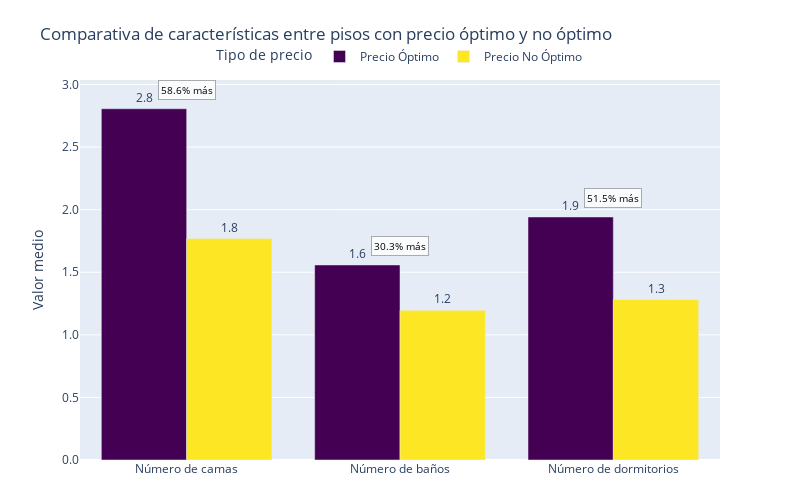
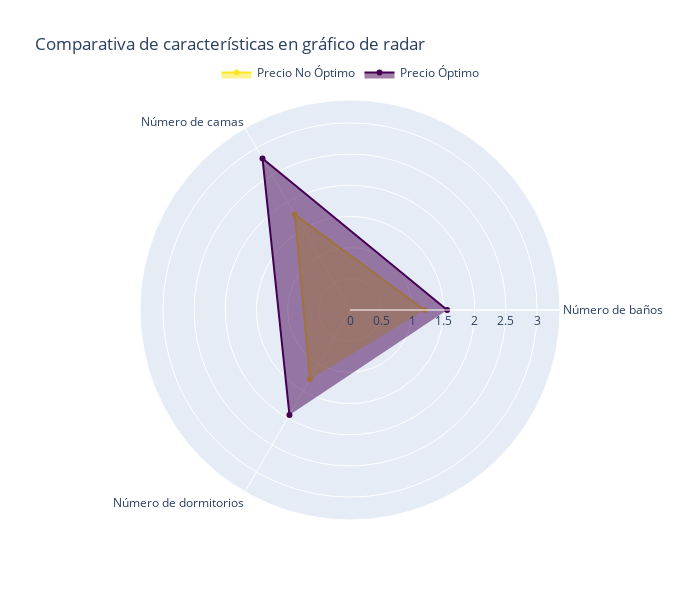

The cell these charts' notebook holds for them, in order:
### Markdown cell above
## ¿Qué características tienen los pisos con precios óptimos

### Code cell
variables = ["beds", "bathrooms", "bedrooms"]
stats_df = pd.DataFrame()

for var in variables:
    media_optimo = df[df["precio_optimo"] == True][var].mean()
    media_no_optimo = df[df["precio_optimo"] == False][var].mean()
    
    stats_df = pd.concat([stats_df, pd.DataFrame({
        'variable': [var, var],
        'grupo': ['Precio Óptimo', 'Precio No Óptimo'],
        'valor_medio': [media_optimo, media_no_optimo]
    })])

nombre_variables = {
    "beds": "Número de camas",
    "bathrooms": "Número de baños",
    "bedrooms": "Número de dormitorios"
}

stats_df['variable_nombre'] = stats_df['variable'].map(nombre_variables)

fig = px.bar(
    stats_df, 
    x='variable_nombre', 
    y='valor_medio', 
    color='grupo',
    barmode='group',
    title='Comparativa de características entre pisos con precio óptimo y no óptimo',
    labels={'valor_medio': 'Valor medio', 'variable_nombre': 'Característica', 'grupo': 'Tipo de precio'},
    color_discrete_map={'Precio Óptimo': '#440154', 'Precio No Óptimo': '#FDE725'}
)

fig.update_traces(texttemplate='%{y:.1f}', textposition='outside')

fig.update_layout(
    legend=dict(orientation='h', yanchor='top', y=1.1, xanchor='center', x=0.5),
    yaxis=dict(title='Valor medio', tickformat='.1f'),
    xaxis=dict(title=None),
    margin=dict(t=80, b=40),
    height=500,
    width=800
)

for var in nombre_variables.values():
    subset = stats_df[stats_df['variable_nombre'] == var]
    valor_optimo = subset[subset['grupo'] == 'Precio Óptimo']['valor_medio'].values[0]
    valor_no_optimo = subset[subset['grupo'] == 'Precio No Óptimo']['valor_medio'].values[0]
    
    if valor_no_optimo > 0:
        pct_diff = ((valor_optimo - valor_no_optimo) / valor_no_optimo) * 100
        direccion = "más" if pct_diff > 0 else "menos"
        
        fig.add_annotation(
            x=var,
            y=max(valor_optimo, valor_no_optimo) + 0.15,
            text=f"{abs(pct_diff):.1f}% {direccion}",
            showarrow=False,
            font=dict(size=10, color="black"),
            bgcolor="rgba(255, 255, 255, 0.8)",
            bordercolor="rgba(0, 0, 0, 0.3)",
            borderwidth=1,
            borderpad=2
        )

fig.show()

radar_df = stats_df.pivot(index='grupo', columns='variable_nombre', values='valor_medio').reset_index()

fig_radar = go.Figure()

for i, grupo in enumerate(radar_df['grupo']):
    fig_radar.add_trace(go.Scatterpolar(
        r=radar_df.iloc[i, 1:].values.tolist(),
        theta=radar_df.columns[1:].tolist(),
        fill='toself',
        name=grupo,
        line_color='#440154' if grupo == 'Precio Óptimo' else '#FDE725'
    ))

fig_radar.update_layout(
    polar=dict(
        radialaxis=dict(
            visible=True,
            range=[0, stats_df['valor_medio'].max() * 1.2]
        )
    ),
    title='Comparativa de características en gráfico de radar',
    showlegend=True,
    legend=dict(orientation='h', yanchor='top', y=1.1, xanchor='center', x=0.5),
    height=600,
    width=700
)

fig_radar.show()

### Figure 1 — Plotly figure (JSON) as saved in the notebook; plotly's stock layout.template omitted (floating-point values rounded to 4 significant figures)
{"data": [{"alignmentgroup": "True", "hovertemplate": "Tipo de precio=Precio Óptimo<br>Característica=%{x}<br>Valor medio=%{y}<extra></extra>", "legendgroup": "Precio Óptimo", "marker": {"color": "#440154", "pattern": {"shape": ""}}, "name": "Precio Óptimo", "offsetgroup": "Precio Óptimo", "orientation": "v", "showlegend": true, "textposition": "outside", "texttemplate": "%{y:.1f}", "type": "bar", "x": ["Número de camas", "Número de baños", "Número de dormitorios"], "xaxis": "x", "y": [2.806, 1.558, 1.942], "yaxis": "y"}, {"alignmentgroup": "True", "hovertemplate": "Tipo de precio=Precio No Óptimo<br>Característica=%{x}<br>Valor medio=%{y}<extra></extra>", "legendgroup": "Precio No Óptimo", "marker": {"color": "#FDE725", "pattern": {"shape": ""}}, "name": "Precio No Óptimo", "offsetgroup": "Precio No Óptimo", "orientation": "v", "showlegend": true, "textposition": "outside", "texttemplate": "%{y:.1f}", "type": "bar", "x": ["Número de camas", "Número de baños", "Número de dormitorios"], "xaxis": "x", "y": [1.769, 1.195, 1.282], "yaxis": "y"}], "layout": {"annotations": [{"bgcolor": "rgba(255, 255, 255, 0.8)", "bordercolor": "rgba(0, 0, 0, 0.3)", "borderpad": 2, "borderwidth": 1, "font": {"color": "black", "size": 10}, "showarrow": false, "text": "58.6% más", "x": "Número de camas", "y": 2.956}, {"bgcolor": "rgba(255, 255, 255, 0.8)", "bordercolor": "rgba(0, 0, 0, 0.3)", "borderpad": 2, "borderwidth": 1, "font": {"color": "black", "size": 10}, "showarrow": false, "text": "30.3% más", "x": "Número de baños", "y": 1.708}, {"bgcolor": "rgba(255, 255, 255, 0.8)", "bordercolor": "rgba(0, 0, 0, 0.3)", "borderpad": 2, "borderwidth": 1, "font": {"color": "black", "size": 10}, "showarrow": false, "text": "51.5% más", "x": "Número de dormitorios", "y": 2.092}], "barmode": "group", "height": 500, "legend": {"orientation": "h", "title": {"text": "Tipo de precio"}, "tracegroupgap": 0, "x": 0.5, "xanchor": "center", "y": 1.1, "yanchor": "top"}, "margin": {"b": 40, "t": 80}, "title": {"text": "Comparativa de características entre pisos con precio óptimo y no óptimo"}, "width": 800, "xaxis": {"anchor": "y", "domain": [0, 1], "title": {}}, "yaxis": {"anchor": "x", "domain": [0, 1], "tickformat": ".1f", "title": {"text": "Valor medio"}}}}

### Figure 2 — Plotly figure (JSON) as saved in the notebook; plotly's stock layout.template omitted (floating-point values rounded to 4 significant figures)
{"data": [{"fill": "toself", "line": {"color": "#FDE725"}, "name": "Precio No Óptimo", "r": [1.195, 1.769, 1.282], "theta": ["Número de baños", "Número de camas", "Número de dormitorios"], "type": "scatterpolar"}, {"fill": "toself", "line": {"color": "#440154"}, "name": "Precio Óptimo", "r": [1.558, 2.806, 1.942], "theta": ["Número de baños", "Número de camas", "Número de dormitorios"], "type": "scatterpolar"}], "layout": {"height": 600, "legend": {"orientation": "h", "x": 0.5, "xanchor": "center", "y": 1.1, "yanchor": "top"}, "polar": {"radialaxis": {"range": [0, 3.367], "visible": true}}, "showlegend": true, "title": {"text": "Comparativa de características en gráfico de radar"}, "width": 700}}
